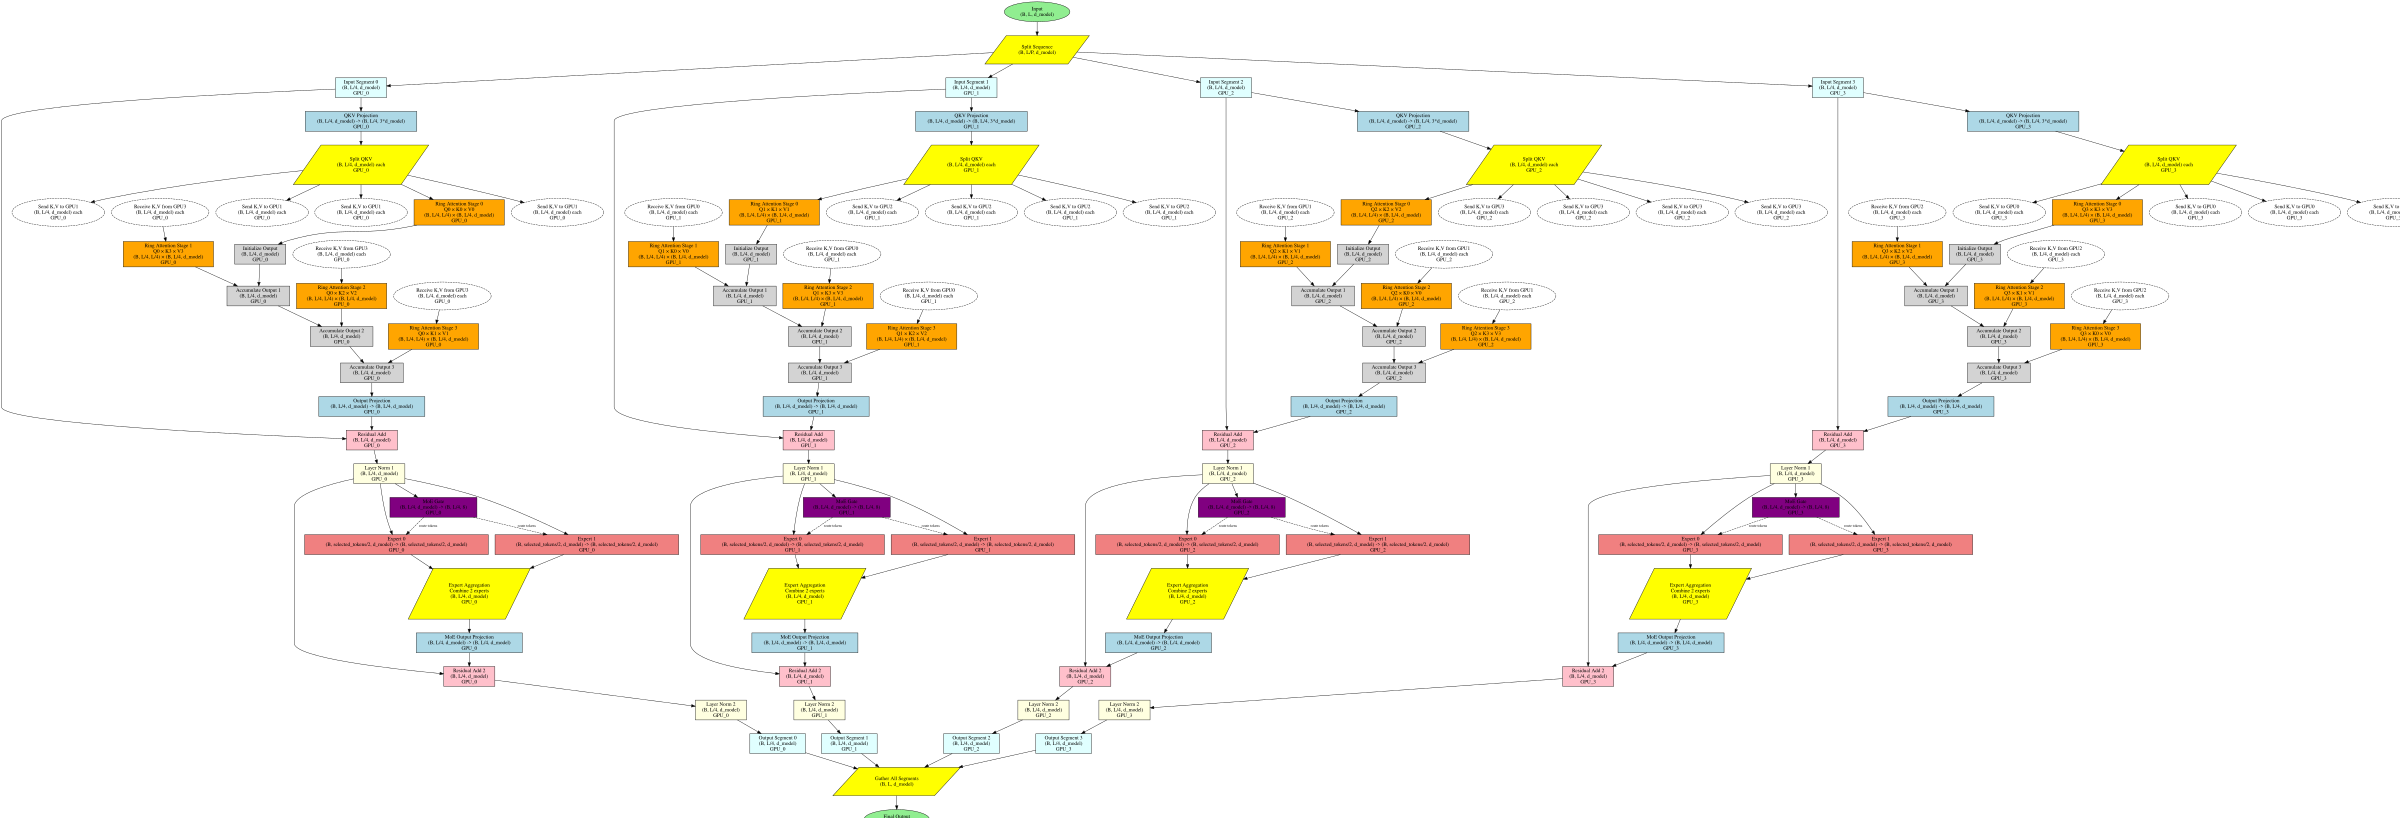

This chart was generated by the following Python code:
import graphviz

# Create the DAG for MoE Transformer with Ring Attention + Sequence Parallelism
dot = graphviz.Digraph(comment='MoE Transformer - Ring Attention + Sequence Parallelism', format='svg')
dot.attr(rankdir='TB', size='25,25')

# Define node styles
dot.attr('node', shape='rectangle', style='filled', fillcolor='lightblue')
dot.attr('edge', fontsize='10')

# Define 4 GPUs for sequence parallelism and ring attention
P = 4
NUM_EXPERTS = 8
TOP_K = 2

# Input layer - split across GPUs via sequence parallelism
dot.node('input_total', 'Input\n(B, L, d_model)', shape='ellipse', fillcolor='lightgreen')

# Split input across sequence dimension
dot.node('split', 'Split Sequence\n(B, L/P, d_model)', shape='parallelogram', fillcolor='yellow')
dot.edge('input_total', 'split')

# Each GPU processes its sequence segment
for p in range(P):
    gpu_id = f'GPU_{p}'
    
    # Input for this GPU
    dot.node(f'input_{p}', f'Input Segment {p}\n(B, L/{P}, d_model)\n{gpu_id}', fillcolor='lightcyan')
    dot.edge('split', f'input_{p}')
    
    # Layer 1: Q, K, V projections (parallel across GPUs)
    dot.node(f'qkv_proj_{p}', f'QKV Projection\n(B, L/{P}, d_model) -> (B, L/{P}, 3*d_model)\n{gpu_id}', fillcolor='lightblue')
    dot.edge(f'input_{p}', f'qkv_proj_{p}')
    
    # Split into Q, K, V
    dot.node(f'split_qkv_{p}', f'Split QKV\n(B, L/{P}, d_model) each\n{gpu_id}', shape='parallelogram', fillcolor='yellow')
    dot.edge(f'qkv_proj_{p}', f'split_qkv_{p}')
    
    # Ring Attention stages
    for stage in range(P):
        src_idx = (p - stage) % P
        
        # Compute attention with current K,V block
        dot.node(f'attn_stage_{p}_{stage}', 
                f'Ring Attention Stage {stage}\nQ{p} × K{src_idx} × V{src_idx}\n(B, L/{P}, L/{P}) × (B, L/{P}, d_model)\n{gpu_id}', 
                fillcolor='orange')
        
        if stage == 0:
            dot.edge(f'split_qkv_{p}', f'attn_stage_{p}_{stage}')
        else:
            # Receive K,V from previous stage
            prev_gpu = (p - 1) % P
            dot.node(f'recv_kv_{p}_{stage}', 
                    f'Receive K,V from GPU{prev_gpu}\n(B, L/{P}, d_model) each\n{gpu_id}', 
                    shape='ellipse', fillcolor='lightgreen', style='dashed')
            dot.edge(f'recv_kv_{p}_{stage}', f'attn_stage_{p}_{stage}')
        
        # Send K,V to next GPU
        next_gpu = (p + 1) % P
        dot.node(f'send_kv_{p}_{stage}', 
                f'Send K,V to GPU{next_gpu}\n(B, L/{P}, d_model) each\n{gpu_id}', 
                shape='ellipse', fillcolor='lightgreen', style='dashed')
        dot.edge(f'split_qkv_{p}', f'send_kv_{p}_{stage}')
        
        # Accumulate attention results
        if stage == 0:
            dot.node(f'accum_{p}_{stage}', f'Initialize Output\n(B, L/{P}, d_model)\n{gpu_id}', fillcolor='lightgray')
        else:
            dot.node(f'accum_{p}_{stage}', f'Accumulate Output {stage}\n(B, L/{P}, d_model)\n{gpu_id}', fillcolor='lightgray')
            dot.edge(f'accum_{p}_{stage-1}', f'accum_{p}_{stage}')
        
        dot.edge(f'attn_stage_{p}_{stage}', f'accum_{p}_{stage}')
    
    # Output projection after all ring stages
    dot.node(f'output_proj_{p}', f'Output Projection\n(B, L/{P}, d_model) -> (B, L/{P}, d_model)\n{gpu_id}', fillcolor='lightblue')
    dot.edge(f'accum_{p}_{P-1}', f'output_proj_{p}')
    
    # Residual connection
    dot.node(f'residual_{p}', f'Residual Add\n(B, L/{P}, d_model)\n{gpu_id}', fillcolor='pink')
    dot.edge(f'input_{p}', f'residual_{p}')
    dot.edge(f'output_proj_{p}', f'residual_{p}')
    
    # Layer Norm
    dot.node(f'ln1_{p}', f'Layer Norm 1\n(B, L/{P}, d_model)\n{gpu_id}', fillcolor='lightyellow')
    dot.edge(f'residual_{p}', f'ln1_{p}')
    
    # MoE Gate - determines which experts to use
    dot.node(f'gate_{p}', f'MoE Gate\n(B, L/{P}, d_model) -> (B, L/{P}, {NUM_EXPERTS})\n{gpu_id}', fillcolor='purple')
    dot.edge(f'ln1_{p}', f'gate_{p}')
    
    # Expert routing (dashed lines for selection)
    for expert_id in range(NUM_EXPERTS):
        # Expert computation (only active experts shown)
        if expert_id < TOP_K:  # Simplified for visualization
            dot.node(f'expert_{p}_{expert_id}', 
                    f'Expert {expert_id}\n(B, selected_tokens/{TOP_K}, d_model) -> (B, selected_tokens/{TOP_K}, d_model)\n{gpu_id}', 
                    fillcolor='lightcoral')
            
            # Routing connection (dashed)
            dot.edge(f'gate_{p}', f'expert_{p}_{expert_id}', style='dashed', label=f'route tokens')
            
            # Input to expert
            dot.edge(f'ln1_{p}', f'expert_{p}_{expert_id}')
    
    # Expert aggregation
    dot.node(f'expert_agg_{p}', f'Expert Aggregation\nCombine {TOP_K} experts\n(B, L/{P}, d_model)\n{gpu_id}', shape='parallelogram', fillcolor='yellow')
    for expert_id in range(TOP_K):
        dot.edge(f'expert_{p}_{expert_id}', f'expert_agg_{p}')
    
    # Output projection for MoE
    dot.node(f'moe_output_{p}', f'MoE Output Projection\n(B, L/{P}, d_model) -> (B, L/{P}, d_model)\n{gpu_id}', fillcolor='lightblue')
    dot.edge(f'expert_agg_{p}', f'moe_output_{p}')
    
    # Second residual connection
    dot.node(f'residual2_{p}', f'Residual Add 2\n(B, L/{P}, d_model)\n{gpu_id}', fillcolor='pink')
    dot.edge(f'ln1_{p}', f'residual2_{p}')
    dot.edge(f'moe_output_{p}', f'residual2_{p}')
    
    # Layer Norm 2
    dot.node(f'ln2_{p}', f'Layer Norm 2\n(B, L/{P}, d_model)\n{gpu_id}', fillcolor='lightyellow')
    dot.edge(f'residual2_{p}', f'ln2_{p}')
    
    # Output for this GPU
    dot.node(f'output_seg_{p}', f'Output Segment {p}\n(B, L/{P}, d_model)\n{gpu_id}', fillcolor='lightcyan')
    dot.edge(f'ln2_{p}', f'output_seg_{p}')

# Gather all segments back together
dot.node('gather', 'Gather All Segments\n(B, L, d_model)', shape='parallelogram', fillcolor='yellow')
for p in range(P):
    dot.edge(f'output_seg_{p}', 'gather')

# Final output
dot.node('output_total', 'Final Output\n(B, L, d_model)', shape='ellipse', fillcolor='lightgreen')
dot.edge('gather', 'output_total')

# Save the DAG
dot.render('/home/wzc/data/file-share/submission/moe_transformer_dag', format='svg', cleanup=False)
print("MoE Transformer DAG saved to /home/wzc/data/file-share/submission/moe_transformer_dag.svg")
